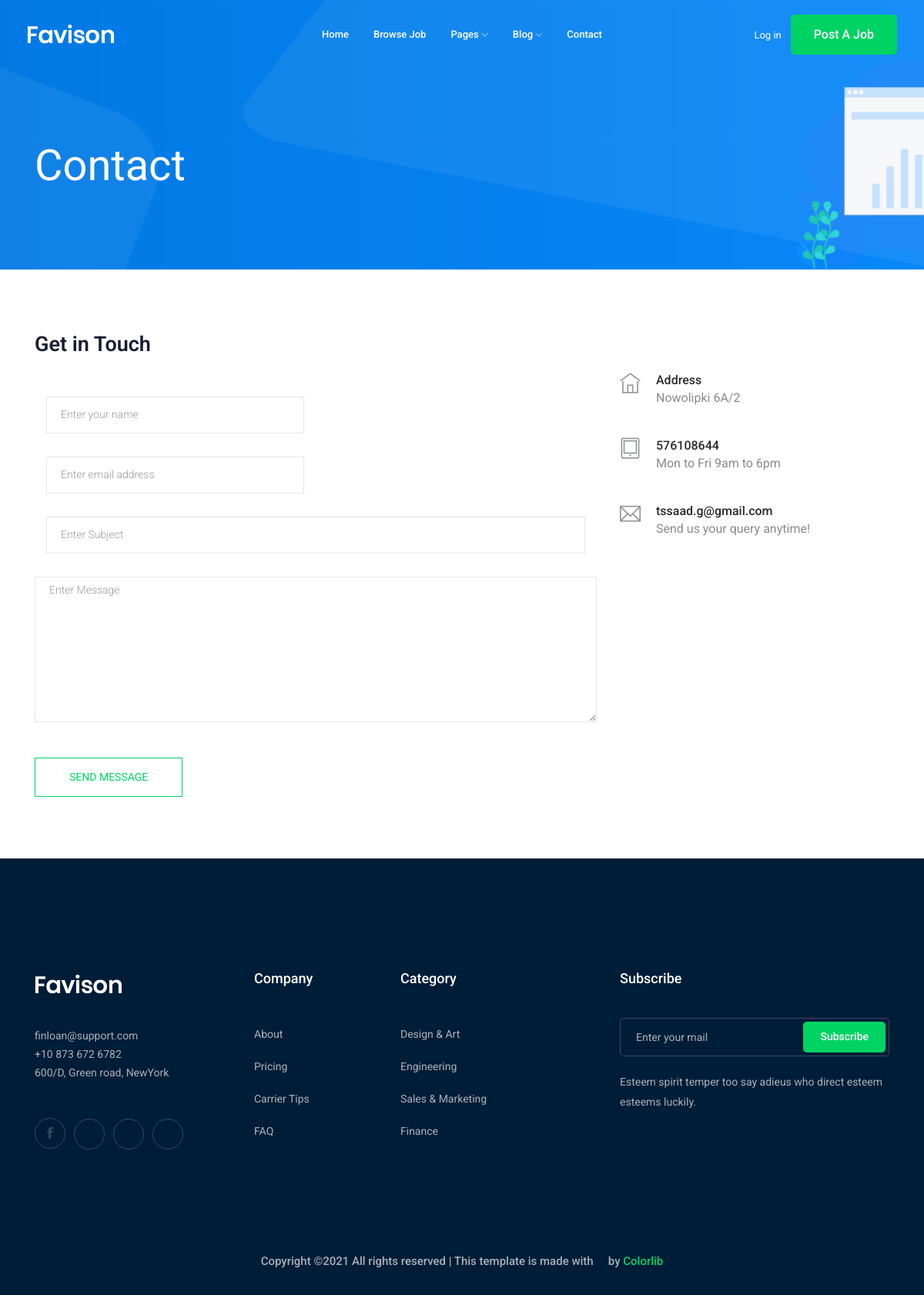
The page /contact-us/ on the database its author committed.
### contact/models.py (models this page shows, shortened)
class Info(models.Model):
    INFAddress = models.CharField(max_length=50, verbose_name=_("Address"))
    INFPhone = models.CharField(max_length=50, verbose_name= _("Phone Number"))
    INFEmail = models.EmailField(verbose_name=_("Email"), max_length=254)
    class Meta:
        verbose_name = _("Information")
        verbose_name_plural = _("Information")

### contact/views.py (the view, shortened to what this page needs)
# urls.py: path('', views.send_message, name='contact_us'),
def send_message(request):
    info = Info.objects.first()
    context = {'info':info}
    return render(request, 'contact/contact.html', context)

### contact/templates/contact/contact.html (shortened to what this page needs)
{% extends 'base.html' %}
{% load bootstrap4 %}
{% block body %}
    <div class="bradcam_area bradcam_bg_1">
        <div class="container">
            <div class="row">
                <div class="col-xl-12">
                    <div class="bradcam_text">
                        <h3>contact</h3>
                    </div>
                </div>
            </div>
        </div>
    </div>
  <section class="contact-section section_padding">
    <div class="container">
      <div class="row">
        <div class="col-12">
          <h2 class="contact-title">Get in Touch</h2>
        </div>
        <div class="col-lg-8">
          <form class="form-contact contact_form" method="post">
            <div class="row">
              <div class="col-12">
              <div class="col-sm-12">
                </div>
              <div class="col-sm-6">
                <div class="form-group">
                  <input class="form-control" name="name" id="name" type="text" onfocus="this.placeholder = ''" onblur="this.placeholder = 'Enter your name'" placeholder = 'Enter your name'>
                </div>
              </div>
              <div class="col-sm-6">
                <div class="form-group">
                  <input class="form-control" name="email" id="email" type="email" onfocus="this.placeholder = ''" onblur="this.placeholder = 'Enter email address'" placeholder = 'Enter email address'>
                </div>
              </div>
              <div class="col-12">
                <div class="form-group">
                  <input class="form-control" name="subject" id="subject" type="text" onfocus="this.placeholder = ''" onblur="this.placeholder = 'Enter Subject'" placeholder = 'Enter Subject'>
                </div>
              </div>
                <div class="form-group">
                    <textarea class="form-control w-100" name="message" id="message" cols="30" rows="9" onfocus="this.placeholder = ''" onblur="this.placeholder = 'Enter Message'" placeholder = 'Enter Message'></textarea>
                </div>
              </div>
            </div>
            <div class="form-group mt-3">
              <button type="submit" class="button button-contactForm btn_4 boxed-btn">Send Message</button>
            </div>
          </form>
        </div>
        <div class="col-lg-4">
          <div class="media contact-info">
            <span class="contact-info__icon"><i class="ti-home"></i></span>
            <div class="media-body">
              <h3>Address</h3>
              <p>{{info.INFAddress}}</p>
            </div>
          </div>
          <div class="media contact-info">
            <span class="contact-info__icon"><i class="ti-tablet"></i></span>
            <div class="media-body">
              <h3>{{info.INFPhone}}</h3>
              <p>Mon to Fri 9am to 6pm</p>
            </div>
          </div>
          <div class="media contact-info">
            <span class="contact-info__icon"><i class="ti-email"></i></span>
            <div class="media-body">
              <h3>{{info.INFEmail}}</h3>
              <p>Send us your query anytime!</p>
            </div>
          </div>
        </div>
      </div>
    </div>
  </section>
{% endblock %}

### rows shown on the page
Info: INFAddress "Nowolipki 6A/2", INFPhone "576108644", INFEmail "tssaad.g@gmail.com"
